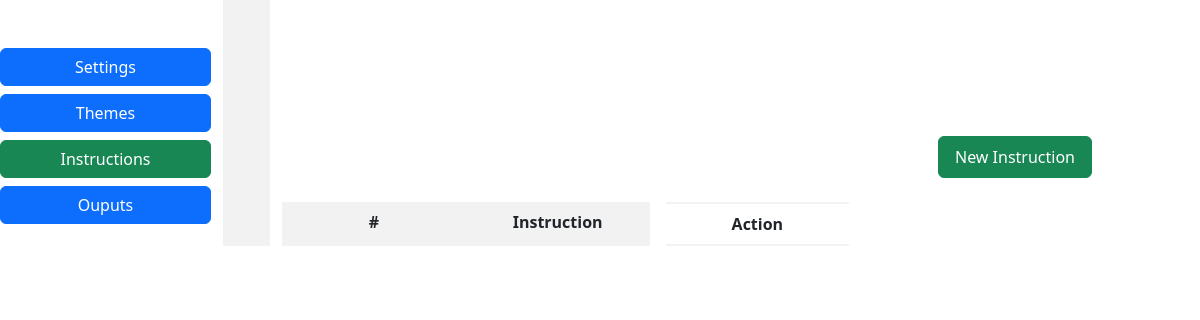
Page /instructionstheme (signed in) on the earlier database version.
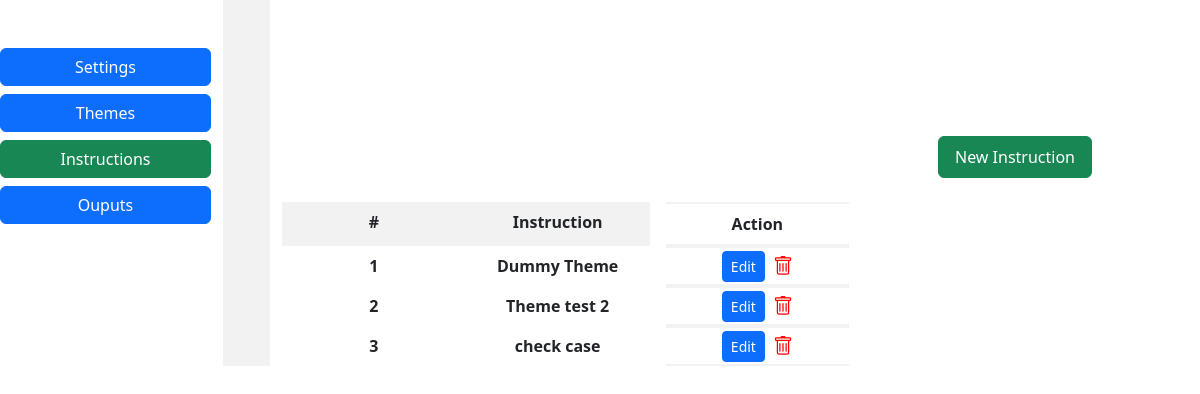
Same page on the later database version.
### promptapp/models.py (models this page shows, shortened)
class InstructionsTheme(models.Model):
    name = models.CharField(max_length=50)

### promptapp/views.py (the view)
# urls.py: path('instructionstheme', views.instructions_theme, name='instructions_theme'),
@login_required(login_url="myauth:loginPage")
def instructions_theme(request):
    memory = request.session.get('memory', [])
    if not isinstance(memory, list):
                memory = []
    instructions_theme = InstructionsTheme.objects.all()
    instructions_data = [
        {
            'set_id': instruction_theme.id,
            'set_name': instruction_theme.name,
            'instructions': list(instruction_theme.instructionsThemeRow.values('id', 'name','text'))
        }
        for instruction_theme in instructions_theme
    ]
    instructions_json = json.dumps(instructions_data)
    memory_json = json.dumps(memory)
    print("instructions_theme: ", instructions_json)
    print("memory_json: ", memory_json)
    context = {
        'memory_array': memory_json,
        'instructions_theme': instructions_theme,
        'instructions_data': instructions_json
    }
    return render(request, 'promptapp/instructionstheme.html', context)

### promptapp/templates/promptapp/instructionstheme.html (shortened to what this page needs)
<!DOCTYPE html>
{% load static %}
<html lang="en">
<head>
    <link rel="stylesheet" href="https://cdn.jsdelivr.net/npm/bootstrap@5.3.3/dist/css/bootstrap.min.css">
    <link rel="stylesheet" href="{% static 'css/style.css' %}">
</head>
<body>
    <div class="row">
        <div class="col-3 row  ">
            <div class="col-10 sidebar pt-5">
              <button type="button" onclick="redirectTosetting()" class="col-12 btn btn-primary">Settings</button>
                <button type="button" onclick="redirectToInstructions()" class="col-12 mt-2 btn btn-primary ">Themes</button>
                <button type="button"  class="col-12 mt-2 btn btn-success ">Instructions</button>
                <button type="button" class=" col-12 btn btn-primary mt-2" onclick="redirectToOutputs()">Ouputs</button>
            </div>
            <div class="col-2 gap-colour"></div>
        </div>
        <div class="col-9 main-content pt-4 pe-4">
            <br><br>
            <div class="d-flex flex-row-reverse p-3 mt-5  mb-2 me-2">
                <button id="add_new_instruction" name="add_new_instruction" type="button" class="btn text-white btn-success p-2 me-5 px-3" >New Instruction</button>
            </div>
            <div class="d-flex grid  col-10">
                <div class="col-3 gap-colour p-2 ">
                    <label class="d-flex justify-content-center bold_text" for="floatingInputValue">#</label>
                </div>
                <div class="col-3 gap-colour p-2 me-3">
                    <label class=" d-flex justify-content-center bold_text" for="floatingInputValue">Instruction</label>
                </div>
                <div class="col-3 " id="presence_penalty_div" name="presence_penalty_div">
                    <label class="p-2 d-flex justify-content-center bold_text custom_border " for="floatingInputValue">Action</label>
                </div>
            </div>
            {% for instruction in instructions_theme %}
            <div class="d-flex grid col-10">
                <div class="col-3  p-2">
                    <span class="d-flex justify-content-center align-items-center bold_text">{{ forloop.counter }}</span>
                </div>
                <div class="col-3  p-2 me-3">
                    <span id="instruction_name_{{ forloop.counter0 }}" class="d-flex justify-content-center align-items-center bold_text">{{ instruction.name }}</span>
                </div>
                <div class="col-3 d-flex justify-content-center align-items-center  custom_border">
                  <button id="edit_{{ instruction.id }}" class="btn btn-sm btn-primary me-2 cursor-pointer">Edit</button>
                  <svg id="delete_{{ instruction.id }}"  xmlns="http://www.w3.org/2000/svg" width="20" height="20" fill="red" class="bi bi-trash cursor-pointer" viewBox="0 0 16 16">
                        <path d="M5.5 5.5A.5.5 0 0 1 6 6v6a.5.5 0 0 1-1 0V6a.5.5 0 0 1 .5-.5m2.5 0a.5.5 0 0 1 .5.5v6a.5.5 0 0 1-1 0V6a.5.5 0 0 1 .5-.5m3 .5a.5.5 0 0 0-1 0v6a.5.5 0 0 0 1 0z"/>
                        <path d="M14.5 3a1 1 0 0 1-1 1H13v9a2 2 0 0 1-2 2H5a2 2 0 0 1-2-2V4h-.5a1 1 0 0 1-1-1V2a1 1 0 0 1 1-1H6a1 1 0 0 1 1-1h2a1 1 0 0 1 1 1h3.5a1 1 0 0 1 1 1zM4.118 4 4 4.059V13a1 1 0 0 0 1 1h6a1 1 0 0 0 1-1V4.059L11.882 4zM2.5 3h11V2h-11z"/>
                      </svg>
                </div>
            </div>
            {% endfor %}
        </div>
    </div>
</body>
</html>

### static/css/style.css (style rules this page uses)
body { background-color: #FFFFFF; }
.sidebar { background-color: #FFFFFF; }
.main-content { background-color: #FFFFFF; }
.gap-colour { background-color:#F2F2F2; }
.cursor-pointer { cursor: pointer; }
.bold_text { font-weight: bold; }
.custom_border { border-left: none; border-right: none; border-top: 2px solid #F2F2F2; border-bottom: 2px solid #F2F2F2; }

Differences in the rows shown:
added InstructionsTheme: name "Dummy Theme"
added InstructionsTheme: name "Theme test 2"
added InstructionsTheme: name "check case"
